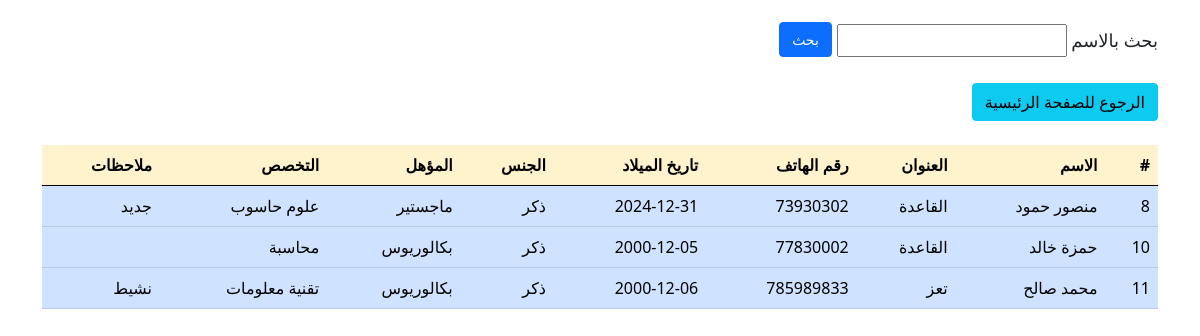
Screenshot of /search.php with the database file from the repository.
### tables this page shows
CREATE TABLE `user_emp` (
  `id` int(11) NOT NULL,
  `name` varchar(100) NOT NULL,
  `address` varchar(30) NOT NULL,
  `phone` int(9) NOT NULL,
  `birthday` date NOT NULL,
  `gender` varchar(5) NOT NULL,
  `qua` varchar(30) NOT NULL,
  `tkhsos` varchar(20) NOT NULL,
  `remarks` varchar(200) NOT NULL
);

### search.php (the view, shortened to what this page needs)
<!DOCTYPE html>
<html dir="rtl">
<head>
    <link href="css/bootstrap.min.css" rel="stylesheet" type="text/css" media="screen">
</head>
<div class="container">
    <div class="row">
        <div class="col-lg-12">
            <form method="post" action="">
                <br />
                <p style="font-size:18px; margin-left:100px;">بحث بالاسم
                    <input type="text" autofocus="autofocus" name="search_file" id="search_file" style="width:230px; font-size:18px;" class="textboxclass" />
                    <input type="submit" style="font-size:14px; margin-top:-5px;" class="btn btn-primary" name="submit" value="بحث">
                </p>
            </form>
            <a href="index.php"><input type="submit" style="font-size:16px; margin-top:10px;" class="btn btn-info" name="submit" value="الرجوع للصفحة الرئيسية"></a>
            <br>
            <br>
            <table class="table  table-hover table-responsive  table-primary">
                <thead class="table-warning">
                    <tr>
                        <th scope="col">#</th>
                        <th scope="col">الاسم </th>
                        <th scope="col">العنوان </th>
                        <th scope="col">رقم الهاتف</th>
                        <th scope="col">تاريخ الميلاد</th>
                        <th scope="col">الجنس</th>
                        <th scope="col">المؤهل</th>
                        <th scope="col">التخصص</th>
                        <th scope="col">ملاحظات</th>
                    </tr>
                </thead>
                <tbody>
                    <?php
include ('conn.php');
$search_file = $_POST['search_file'];
if ((!$_POST['submit']) || ($_POST['submit'] && empty($search_file))){
    $sql=mysqli_query($conn,"select * from user_emp");
    while ($row = mysqli_fetch_array($sql)) {
        ?>
            <tr>
                <td><?php echo $row ['id'] ;?></td>
                <td><?php echo $row ['name'] ;?></td>
                <td><?php echo $row['address']; ?></td>
                <td><?php echo $row['phone']; ?></td>
                <td><?php echo $row['birthday']; ?></td>
                <td><?php echo $row['gender']; ?></td>
                <td><?php echo $row['qua']; ?></td>
                <td><?php echo $row['tkhsos']; ?></td>
                <td><?php echo $row['remarks']; ?></td>
            </tr>
            <?php
    }
}
?>
                </tbody>
            </table>
        </div>
    </div>
</div>
</html>

### rows the page displays
user_emp: id "8", name "منصور حمود", address "القاعدة", phone "73930302", birthday "2024-12-31", gender "ذكر", qua "ماجستير", tkhsos "علوم حاسوب", remarks "جديد"
user_emp: id "10", name "حمزة خالد", address "القاعدة", phone "77830002", birthday "2000-12-05", gender "ذكر", qua "بكالوريوس", tkhsos "محاسبة"
user_emp: id "11", name "محمد صالح", address "تعز", phone "785989833", birthday "2000-12-06", gender "ذكر", qua "بكالوريوس", tkhsos "تقنية معلومات", remarks "نشيط"
